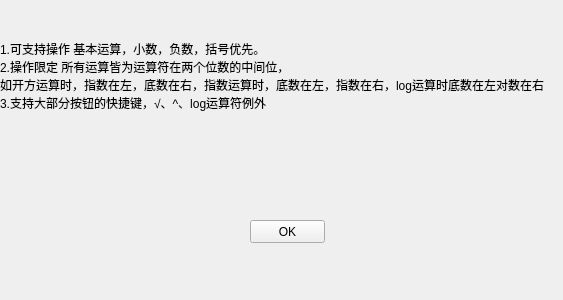
<?xml version="1.0" encoding="UTF-8"?>
<ui version="4.0">
 <class>help</class>
 <widget class="QWidget" name="help">
  <property name="geometry">
   <rect>
    <x>0</x>
    <y>0</y>
    <width>563</width>
    <height>300</height>
   </rect>
  </property>
  <property name="windowTitle">
   <string>Form</string>
  </property>
  <widget class="QLabel" name="label">
   <property name="geometry">
    <rect>
     <x>0</x>
     <y>20</y>
     <width>561</width>
     <height>111</height>
    </rect>
   </property>
   <property name="text">
    <string>1.可支持操作 基本运算，小数，负数，括号优先。
2.操作限定 所有运算皆为运算符在两个位数的中间位，
如开方运算时，指数在左，底数在右，指数运算时，底数在左，指数在右，log运算时底数在左对数在右
3.支持大部分按钮的快捷键，√、^、log运算符例外</string>
   </property>
  </widget>
  <widget class="QPushButton" name="OK">
   <property name="geometry">
    <rect>
     <x>250</x>
     <y>220</y>
     <width>75</width>
     <height>23</height>
    </rect>
   </property>
   <property name="text">
    <string>OK</string>
   </property>
   <property name="shortcut">
    <string>Return</string>
   </property>
  </widget>
 </widget>
 <resources/>
 <connections>
  <connection>
   <sender>OK</sender>
   <signal>clicked()</signal>
   <receiver>help</receiver>
   <slot>close()</slot>
   <hints>
    <hint type="sourcelabel">
     <x>287</x>
     <y>231</y>
    </hint>
    <hint type="destinationlabel">
     <x>281</x>
     <y>149</y>
    </hint>
   </hints>
  </connection>
 </connections>
</ui>
